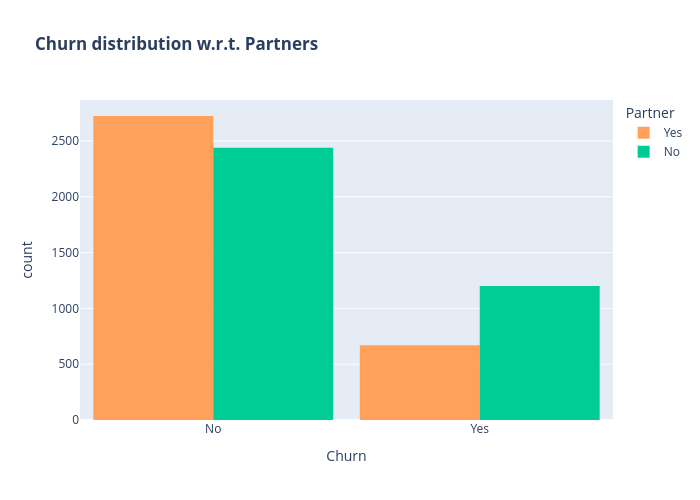

The code cell stored with this chart in its notebook:
### Markdown cell above
* Customers without dependents are more likely to churn

### Code cell
color_map = {"Yes": '#FFA15A', "No": '#00CC96'}
fig = px.histogram(df, x="Churn", color="Partner", barmode="group", title="<b>Churn distribution w.r.t. Partners</b>", color_discrete_map=color_map)
fig.update_layout(width=700, height=500, bargap=0.1)
fig.show()

### Figure 1 — Plotly figure (JSON) as saved in the notebook; plotly's stock layout.template omitted (floating-point values rounded to 4 significant figures; data arrays with more than 128 entries replaced by an {"elided": "..."} marker saying what was removed)
{"data": [{"alignmentgroup": "True", "bingroup": "x", "hovertemplate": "Partner=Yes<br>Churn=%{x}<br>count=%{y}<extra></extra>", "legendgroup": "Yes", "marker": {"color": "#FFA15A", "pattern": {"shape": ""}}, "name": "Yes", "offsetgroup": "Yes", "orientation": "v", "showlegend": true, "type": "histogram", "x": {"elided": "3393 str values"}, "xaxis": "x", "yaxis": "y"}, {"alignmentgroup": "True", "bingroup": "x", "hovertemplate": "Partner=No<br>Churn=%{x}<br>count=%{y}<extra></extra>", "legendgroup": "No", "marker": {"color": "#00CC96", "pattern": {"shape": ""}}, "name": "No", "offsetgroup": "No", "orientation": "v", "showlegend": true, "type": "histogram", "x": {"elided": "3639 str values"}, "xaxis": "x", "yaxis": "y"}], "layout": {"bargap": 0.1, "barmode": "group", "height": 500, "legend": {"title": {"text": "Partner"}, "tracegroupgap": 0}, "title": {"text": "<b>Churn distribution w.r.t. Partners</b>"}, "width": 700, "xaxis": {"anchor": "y", "domain": [0, 1], "title": {"text": "Churn"}}, "yaxis": {"anchor": "x", "domain": [0, 1], "title": {"text": "count"}}}}
